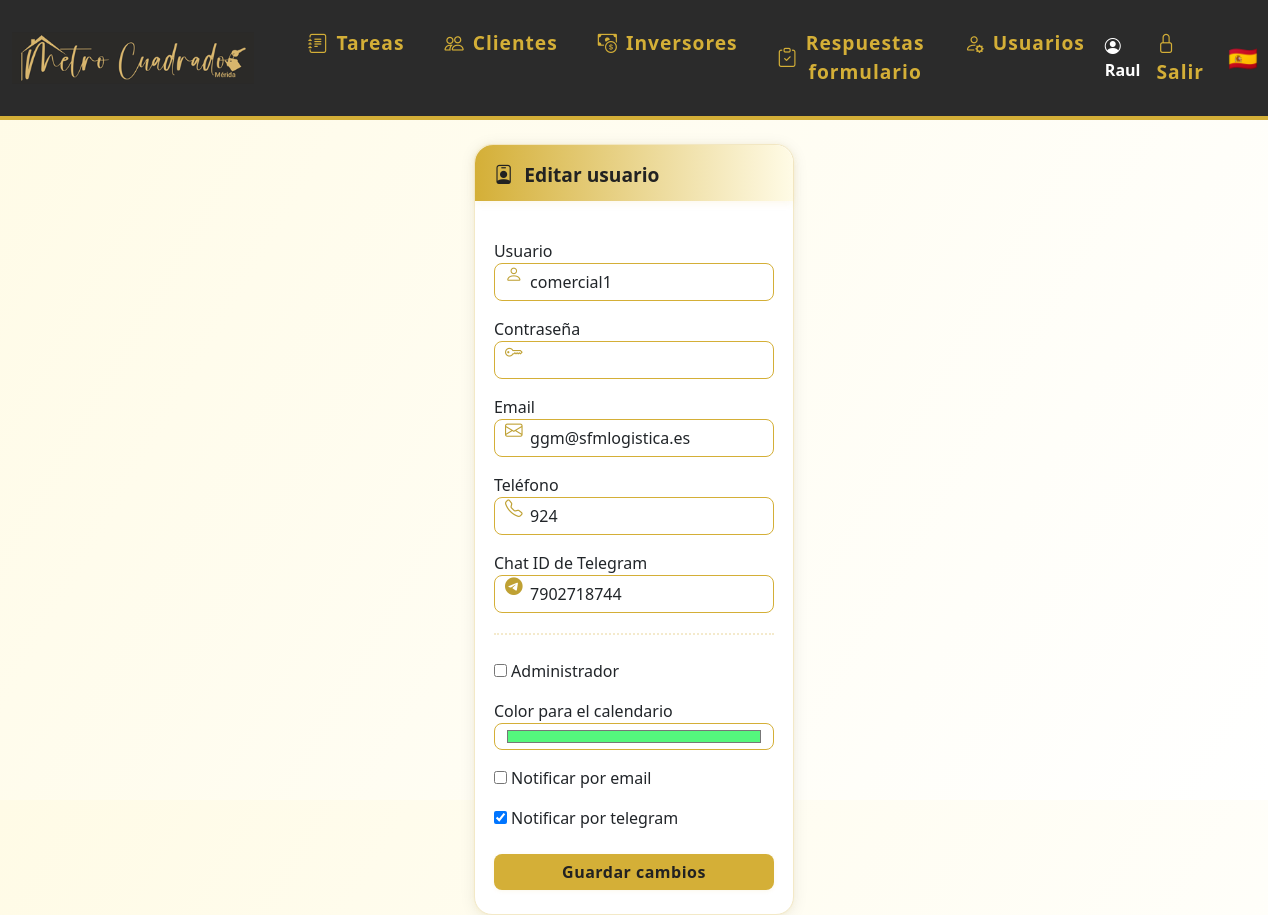
Page /editar_usuario/4 (signed in) on the earlier database version.
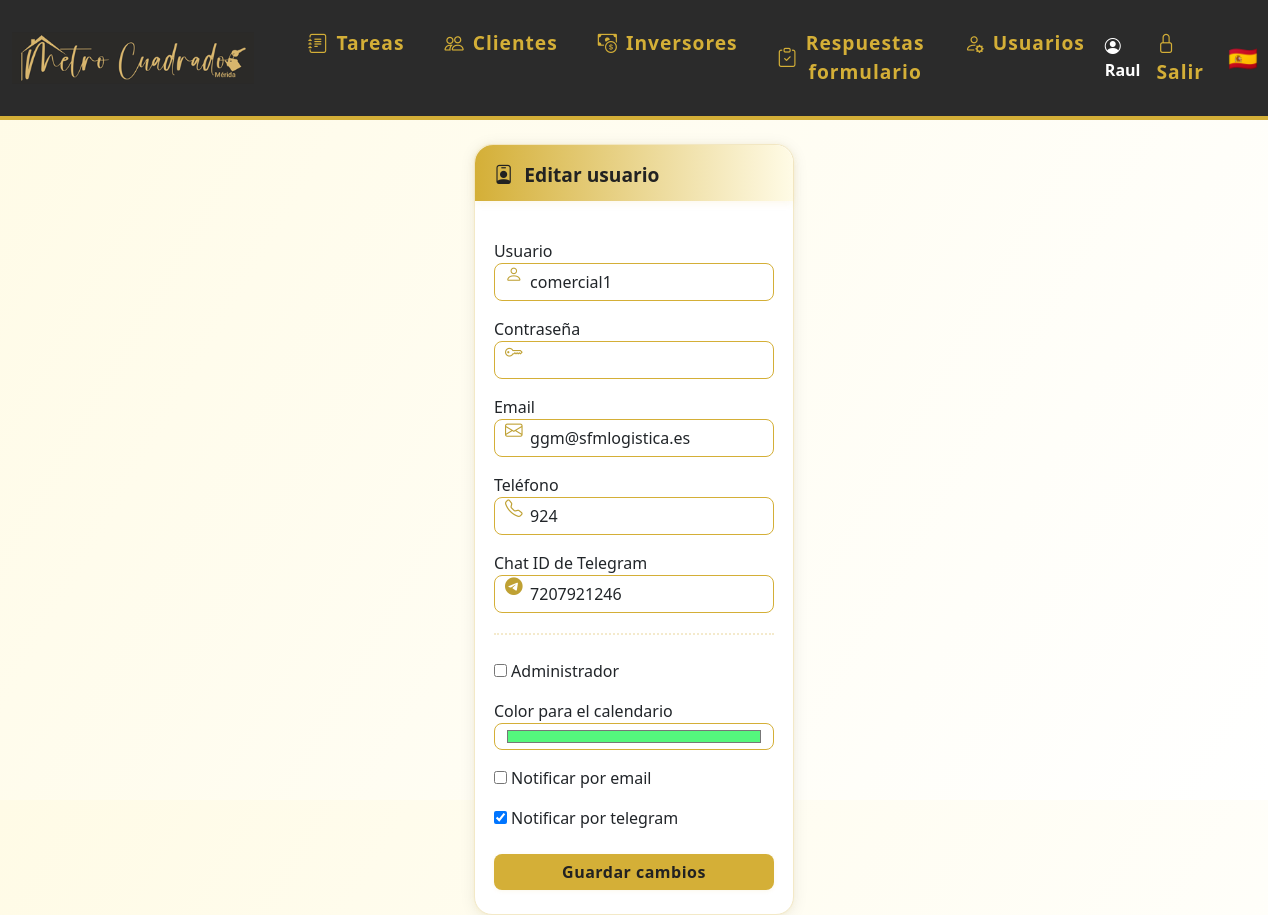
Same page on the later database version.
### models.py (models this page shows)
class Usuario(UserMixin, db.Model):
    id = db.Column(db.Integer, primary_key=True)
    nombre = db.Column(db.String(80), unique=True, nullable=False)
    password = db.Column(db.String(200), nullable=False)
    es_admin = db.Column(db.Boolean, default=False)
    color = db.Column(db.String(7), nullable=True, default='#3788d8') # Color en formato hex, e.g., #RRGGBB
    email = db.Column(db.String(120), unique=True, nullable=True)
    telefono = db.Column(db.String(20), unique=True, nullable=True)
    activo = db.Column(db.Boolean, default=True)  # Nuevo campo para desactivar usuario
    notificar_email = db.Column(db.Boolean, default=True)
    notificar_telegram = db.Column(db.Boolean, default=False)
    chat_id_telegram = db.Column(db.String(32), nullable=True)
    eventos = db.relationship('Evento', backref='usuario', lazy=True)
    tareas = db.relationship('Tarea', back_populates='usuario')

### app.py (the view, shortened to what this page needs)
@app.route('/editar_usuario/<int:usuario_id>', methods=['GET', 'POST'])
@login_required
def editar_usuario(usuario_id):
    usuario = Usuario.query.get_or_404(usuario_id)
    if usuario.nombre == 'root' and current_user.nombre != 'root':
        flash('Solo el usuario root puede editarse a sí mismo.')
        return redirect(url_for('usuarios'))
    if not current_user.es_admin:
        flash('No tienes permiso para acceder a esta página.')
        return redirect(url_for('dashboard'))
    if request.method == 'POST':
        form = CrearUsuarioForm(request.form, obj=usuario)
    else:
        form = CrearUsuarioForm(obj=usuario)
        form.notificar_email.data = bool(usuario.notificar_email)
        form.notificar_telegram.data = bool(usuario.notificar_telegram)
    return render_template('editar_usuario.html', form=form, usuario=usuario)

### forms.py
class CrearUsuarioForm(FlaskForm):
    nombre = StringField('Usuario', validators=[DataRequired(), Length(min=3, max=80)])
    password = PasswordField('Contraseña', validators=[Optional(), Length(min=6)])
    email = StringField('Email', validators=[Email(), Length(max=120)])
    telefono = StringField('Teléfono', validators=[Length(max=20)])
    es_admin = BooleanField('Administrador')
    color = StringField('Color para el calendario')
    notificar_email = BooleanField('Notificar por email')
    notificar_telegram = BooleanField('Notificar por telegram')
    chat_id_telegram = StringField('Chat ID de Telegram')
    submit = SubmitField('Crear usuario')

### app.py (called while the page is built)
@login_manager.user_loader
def load_user(user_id):
    return Usuario.query.get(int(user_id))

### templates/editar_usuario.html (shortened to what this page needs)
{% extends 'base.html' %}
{% block content %}
<div class="card" style="max-width:520px;margin:auto;">
  <div class="card-header-gradient">
    <span class="icon"><i class="bi bi-person-badge"></i></span> Editar usuario
  </div>
  <form method="POST" style="padding:1.2rem 0 0 0;">
      <div class="input-icon mb-3">
          <span class="icon"></span>
          {{ form.nombre.label }}
          {{ form.nombre(class_='form-control') }}
      </div>
      <div class="input-icon mb-3">
          <span class="icon"></span>
          {{ form.password.label }}
          {{ form.password(class_='form-control') }}
      </div>
      <div class="input-icon mb-3">
          <span class="icon"></span>
          {{ form.email.label }}
          {{ form.email(class_='form-control') }}
      </div>
      <div class="input-icon mb-3">
          <span class="icon"></span>
          {{ form.telefono.label }}
          {{ form.telefono(class_='form-control') }}
      </div>
      <div class="input-icon mb-3">
          <span class="icon"></span>
          {{ form.chat_id_telegram.label }}
          {{ form.chat_id_telegram(class_='form-control') }}
      </div>
      <hr class="decor-sep">
      <div class="mb-3">
          {{ form.es_admin() }} {{ form.es_admin.label }}
      </div>
      <div class="form-group mb-3">
        {{ form.color.label }}
        {{ form.color(class_='form-control', type='color') }}
      </div>
      <div class="mb-3">
        {{ form.notificar_email() }} {{ form.notificar_email.label }}
      </div>
      <div class="mb-3">
        {{ form.notificar_telegram() }} {{ form.notificar_telegram.label }}
      </div>
      <button type="submit" class="btn btn-success w-100 mt-2">Guardar cambios</button>
  </form>
</div>
{% endblock %}

Differences in the rows shown:
changed Usuario "comercial1": chat_id_telegram "7902718744" → "7207921246"
